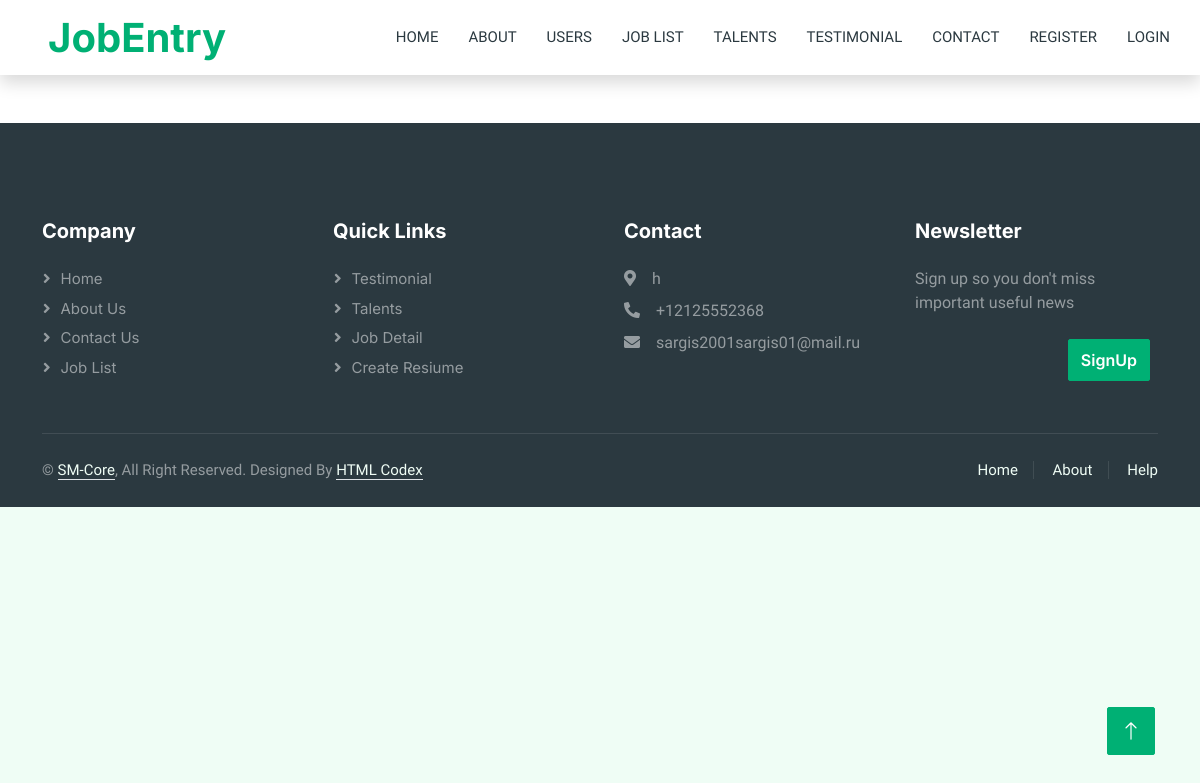
Before: /1/ with the older database file.
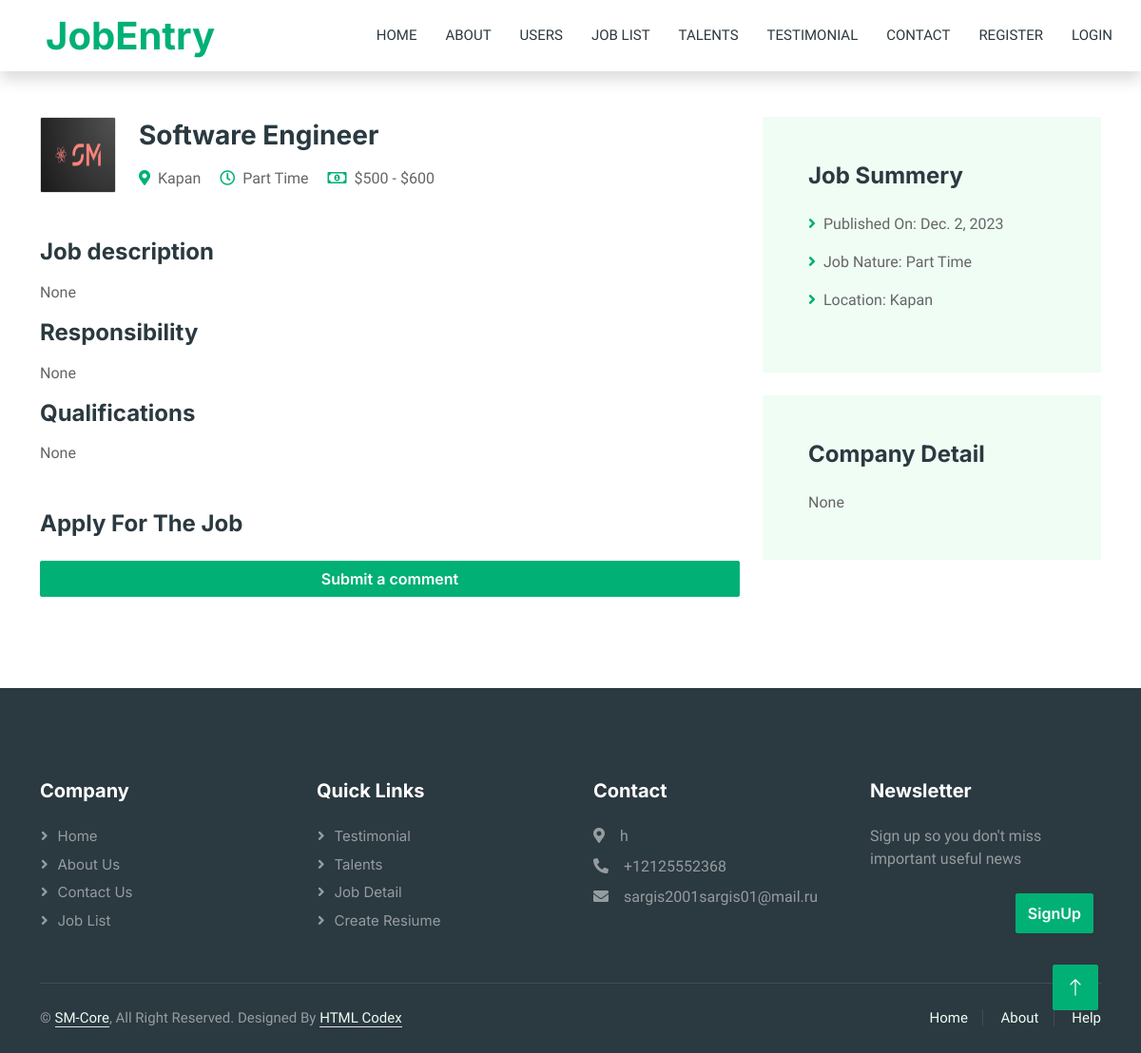
After: the same page with the newer database file.
### main/models.py (models this page shows, shortened)
class JobCreate(models.Model):
    Full_time='Full Time'
    Part_time='Part Time'
    timetype=[
        ('Full Time',Full_time),
        ('Part Time',Part_time),
    ]
    Marketing = 'Marketing'
    Customer_Service = 'Customer Service'
    Human_Resource = 'Human Resource'
    Project_Management = 'Project Management'
    Business_Development = 'Business Development'
    Sales_and_Communication = 'Sales & Communication'
    Teaching_and_Education = 'Teaching & Education'
    Design_and_Creative = 'Design & Creative'
    category = [
        ('Marketing', 'Marketing'),
        ('Customer Service', 'Customer Service'),
        ('Human Resource', 'Human Resource'),
        ('Project Management', 'Project Management'),
        ('Business Development', 'Business Development'),
        ('Sales_and Communication', 'Sales & Communication'),
        ('Teaching and Education', 'Teaching & Education'),
        ('Design and Creative', 'Design & Creative'),
    ]
    proff=models.CharField('Job title',max_length=255)
    location=models.CharField('Location',max_length=55)
    jobtime=models.CharField('Job Time',choices=timetype,max_length=50)
    min_salary=models.IntegerField('Min salary')
    max_salary=models.IntegerField('Max salary')
    dt=models.DateField(auto_now_add=True)
    img=models.ImageField('Imagers',upload_to='Jobs_media')
    categories=models.CharField('Category',choices=category,max_length=50,blank=True)
    discription=models.TextField('Job description',null=True)
    responsibility=models.TextField('Responsibility',null=True)
    qualifications=models.TextField('Qualifications',null=True)
    about_company=models.TextField('Company Detail',null=True)
    email=models.EmailField('Email',null=True)
    likes=models.IntegerField(default=0,blank=True)
    savec=models.IntegerField(default=0,blank=True)
    dissave=models.BooleanField(default=True,blank=True)
    class Meta:
        verbose_name='Job Create'
        verbose_name_plural='Job Create'

### main/views.py (the view, shortened to what this page needs)
# urls.py: path('<int:id>/',JobDetail.as_view(),name='detail'),
class JobDetail(DetailView):
    template_name='job-detail.html'
    def get(self,request,id):
        jobcreate=JobCreate.objects.all()
        subjob=JobCreate.objects.filter(pk=id)
        contactus=ContactUs.objects.get()
        form=ApplyForm
        context={
            'link':'Job Detail',
            'subjob':subjob,
            'form':form,
            'jobcreate':jobcreate,
            'contactus':contactus,
                }
        return render(request,self.template_name,context)

### main/Templates/job-detail.html
{% extends 'base.html' %}
    {% block content %}
        {% for i in subjob %}
        <div class="container-xxl py-5 wow fadeInUp" data-wow-delay="0.1s">
            <div class="container">
                <div class="row gy-5 gx-4">
                    <div class="col-lg-8">
                        <div class="d-flex align-items-center mb-5">
                            <img class="flex-shrink-0 img-fluid border rounded" src="{{ i.img.url }}" alt="" style="width: 80px; height: 80px;">
                            <div class="text-start ps-4">
                                <h3 class="mb-3">{{ i.proff }}</h3>
                                <span class="text-truncate me-3"><i class="fa fa-map-marker-alt text-primary me-2"></i>{{ i.location }}</span>
                                <span class="text-truncate me-3"><i class="far fa-clock text-primary me-2"></i>{{ i.jobtime }}</span>
                                <span class="text-truncate me-0"><i class="far fa-money-bill-alt text-primary me-2"></i>${{ i.min_salary }} - ${{ i.max_salary }}</span>
                            </div>
                        </div>
                        <div class="mb-5">
                            <h4 class="mb-3">Job description</h4>
                            <p>{{ i.discription }}</p>
                            <h4 class="mb-3">Responsibility</h4>
                            <p>{{ i.responsibility }}</p>
                            <h4 class="mb-3">Qualifications</h4>
                            <p>{{ i.qualifications }}</p>
                        </div>
                        <div class="">
                            <h4 class="mb-4">Apply For The Job</h4>
                            {% if user.is_authenticated %}
                            <form method="post" action="" enctype="multipart/form-data">
                                {% csrf_token %}
                                <div class="row g-3">
                                    <div class="col-12 col-sm-6">
                                        <input type="text" name="name" class="form-control" placeholder="Your Name">
                                    </div>
                                    <div class="col-12 col-sm-6">
                                        <input type="email" class="form-control" name="email" placeholder="Your Email">
                                    </div>
                                    <div class="col-12 col-sm-6">
                                        <input type="text" class="form-control" name="phone" placeholder="Phone">
                                    </div>
                                        {{ form.resi }}
                                    <div class="col-12">
                                        <textarea class="form-control" rows="5" name="coverlatter" placeholder="Coverletter"></textarea>
                                    </div>
                                    <div class="col-12">
                                        <button class="btn btn-primary w-100" type="submit">Apply Now</button>
                                    </div>
                                </div>
                            </form>
                            {% else %}
                            <div class="col-12">
                                <a href="{% url 'register' %}" class="btn btn-primary w-100">Submit a comment</a>
                            </div>
                            {% endif %}
                        </div>
                    </div>
                    <div class="col-lg-4">
                        <div class="bg-light rounded p-5 mb-4 wow slideInUp" data-wow-delay="0.1s">
                            <h4 class="mb-4">Job Summery</h4>
                            <p><i class="fa fa-angle-right text-primary me-2"></i>Published On: {{ i.dt }}</p>
                            <p><i class="fa fa-angle-right text-primary me-2"></i>Job Nature: {{ i.jobtime }}</p>
                            <p><i class="fa fa-angle-right text-primary me-2"></i>Location: {{ i.location }}</p>
                        </div>
                        <div class="bg-light rounded p-5 wow slideInUp" data-wow-delay="0.1s">
                            <h4 class="mb-4">Company Detail</h4>
                            <p class="m-0">{{ i.about_company }}</p>
                        </div>
                    </div>
                </div>
            </div>
        </div>
        {% endfor %}
    {% endblock %}

Changed rows visible on the page:
added JobCreate: img (picture), proff "Software Engineer", location "Kapan", jobtime "Part Time", min_salary "500", max_salary "600", discription "None", responsibility "None", qualifications "None", dt "Dec. 2, 2023", about_company "None"
